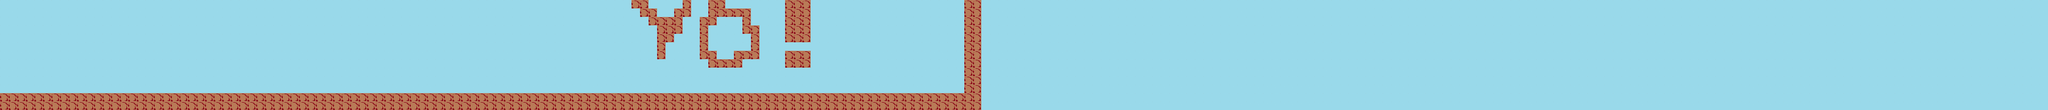

A level layout from a 2D game, rendered from its tile map. Below: a short description, then the map file with tile-grid data replaced by summaries:
An orthogonal 240x13 tile map with 16x16 px tiles, 2 tile layers (background, Слой тайлов 1) and 6 objects.

<map version="1.0" orientation="orthogonal" renderorder="right-down" width="240" height="13" tilewidth="16" tileheight="16" nextobjectid="25">
 <tileset firstgid="1" name="tiles_gutter" tilewidth="16" tileheight="16" tilecount="2" columns="2">
  <image source="eztiles.png" width="32" height="16" />
 </tileset>
 <layer name="background" width="240" height="13">
  <data>[3120 cells, 3120 non-empty, 1 distinct tile ids]</data>
 </layer>
 <layer name="Слой тайлов 1" width="240" height="13">
  <data>[3120 cells, 317 non-empty, 1 distinct tile ids]</data>
 </layer>
 <objectgroup name="ground">
  <object id="14" x="1812.67" y="4" width="25.3333" height="202.667" />
  <object id="15" x="1808" y="0" width="30.6667" height="207.333" />
  <object id="20" x="0" y="172" width="738.667" height="36.3333" />
  <object id="21" x="739.333" y="176.667" width="455.333" height="31.3333" />
  <object id="22" x="1196" y="176" width="531.333" height="32" />
  <object id="24" x="1728.67" y="176.667" width="78.6667" height="32" />
 </objectgroup>
</map>